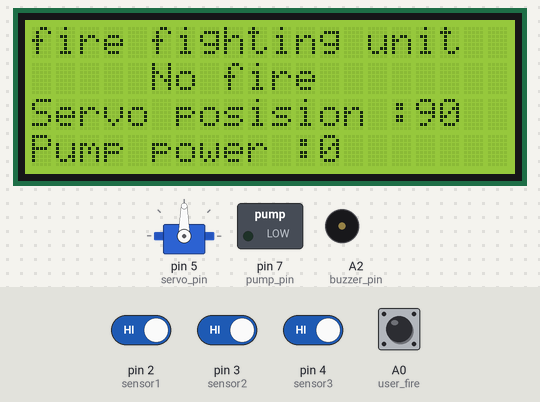
The sketch below on a simulated Arduino Uno, built with avr-gcc and run on an emulated ATmega328P. On the bench: 20×4 character LCD, servo, switched loads named in the sketch (green lamp = pin HIGH), buzzer (waves = sounding, pin HIGH). Inputs (shaded band) come from the test bench; at power-on: A0 (user_fire), pin 2 (sensor1), pin 3 (sensor2), pin 4 (sensor3) HIGH.

Above: at 1.2 s.
1.3 s: pin 2 (sensor1) driven LOW
At 2.7 s:
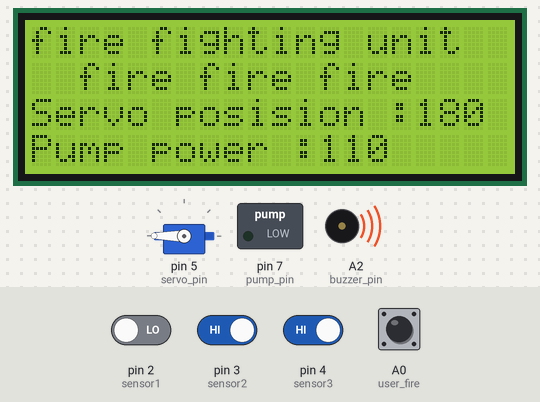
3.0 s: pin 2 (sensor1) driven HIGH
At 4.1 s:
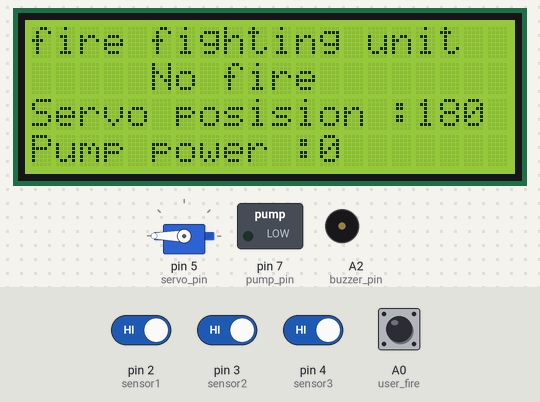
4.7 s: pin 3 (sensor2) driven LOW
At 5.4 s:
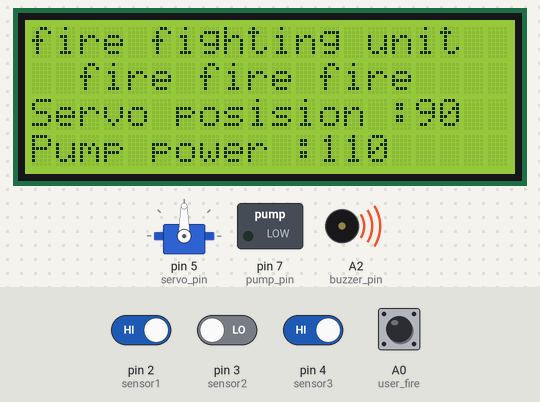
6.3 s: pin 3 (sensor2) driven HIGH
At 6.8 s:
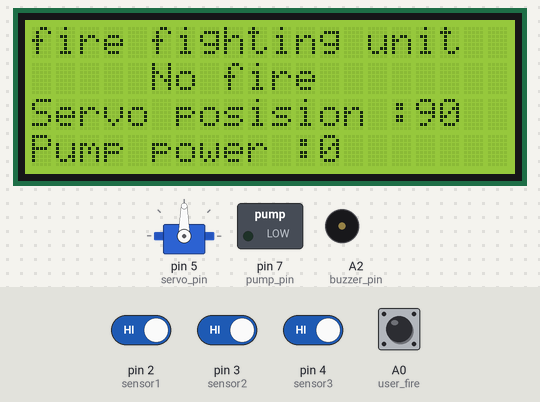
7.9 s: pin 4 (sensor3) driven LOW
At 9.2 s:
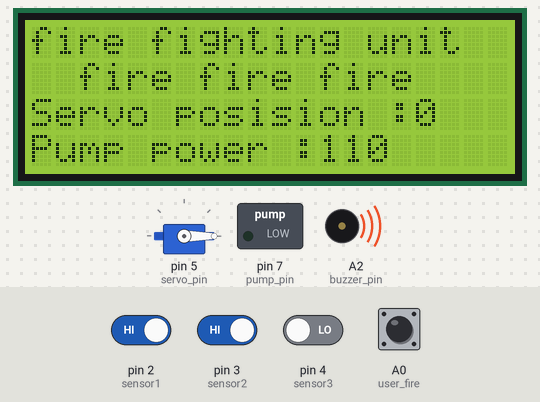
9.5 s: pin 4 (sensor3) driven HIGH
At 10.6 s:
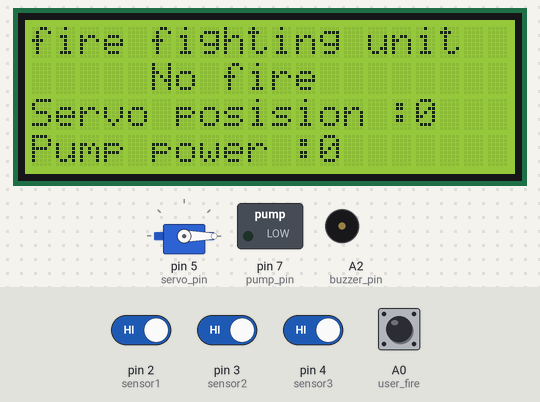
Timing chart, 0 to 12.1 s (numbered marks = the images above; inputs shaded):
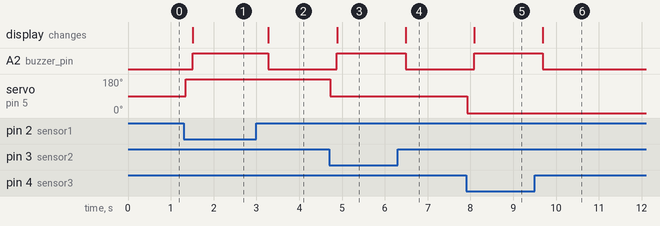

Measured:
- after the input at 1.3 s, A2 (buzzer_pin): LOW → HIGH after 0.21 s; servo on pin 5 (servo_pin): 90° → 180° after 0.05 s; the display: changes after 0.21 s (image 1)
- after the input at 3.0 s, A2 (buzzer_pin): HIGH → LOW after 0.28 s; the display: changes after 0.28 s (image 2)
- after the input at 4.7 s, A2 (buzzer_pin): LOW → HIGH after 0.18 s; servo on pin 5 (servo_pin): 180° → 90° at once; the display: changes after 0.18 s (image 3)
- after the input at 6.3 s, A2 (buzzer_pin): HIGH → LOW after 0.18 s; the display: changes after 0.19 s (image 4)
- after the input at 7.9 s, A2 (buzzer_pin): LOW → HIGH after 0.18 s; servo on pin 5 (servo_pin): 90° → 0° at once; the display: changes after 0.19 s (image 5)
- after the input at 9.5 s, A2 (buzzer_pin): HIGH → LOW after 0.19 s; the display: changes after 0.19 s (image 6)

The sketch:

fire_fighting.ino
```cpp
#include <LiquidCrystal.h>
#include <Servo.h>
#define conPower 110
unsigned char  servo_pin = 5;
unsigned char  sensor1 = 2;
unsigned char  sensor2 = 3;
unsigned char  sensor3 = 4;

unsigned char  fire_flag = 0;
unsigned char  buzzer_pin = A2;
int  servo_degrees = 90;
int  pump_power = 0 ;
//int  pump_enaple = 6;
unsigned char  pump_pin = 7;
unsigned char  user_fire = 14 ;
unsigned char  servo_pos[3] = {180, 90, 0};


const int rs = 8, en = 9, d4 = 10, d5 = 11, d6 = 12, d7 = 13;
LiquidCrystal lcd(rs, en, d4, d5, d6, d7);
Servo myservo;

int x, y, z, u; //digital values for the sensors & user inputs
void setup() {
  lcd.begin(20, 4);

  pinMode(sensor1, INPUT);
  pinMode(sensor2, INPUT);
  pinMode(sensor3, INPUT);
  //pinMode(pump_enaple, INPUT);
  pinMode(buzzer_pin, OUTPUT);
  pinMode(user_fire , INPUT); //pin
  pinMode(A0, INPUT);
  pinMode(A1, INPUT);
  myservo.attach(servo_pin);
  servo_degrees = 90;
  setServo(servo_degrees); //initializing servo

}

void loop()
{
  lcdUpdate();
  cheakSensors ();
  fight ();
  delay(50);
}


void lcdUpdate()
{
  lcd.setCursor(0, 0);
  lcd.print("fire fighting unit");

  if (fire_flag == 0)
  {
    lcd.setCursor(0, 1);
    lcd.print("     No fire     ");
    digitalWrite(buzzer_pin, LOW);
    digitalWrite(pump_pin, LOW);
  }
  else
  {
    lcd.setCursor(0, 1);
    lcd.print("  fire fire fire");
    digitalWrite(buzzer_pin, HIGH);
  }
  lcd.setCursor(0, 2);
  lcd.print("Servo posision :");
  lcd.print(servo_degrees);
  lcd.print("   ");
  lcd.setCursor(0, 3);
  lcd.print("Pump power :");
  lcd.print(pump_power);
  lcd.print("   ");

}
void cheakSensors ()//works fine
{
  x = digitalRead (sensor1);
  y = digitalRead (sensor2);
  z = digitalRead (sensor3);
  u = digitalRead (user_fire);
  if (x == 0 ||  y == 0  ||  z == 0  ||  u == 0)
  {
    fire_flag = 1 ;
  }
  else
  {
    fire_flag = 0 ;
  }
}

void cheakUser()
{
  servo_degrees = map( analogRead(A0), 0, 1023, 0, 180);
  pump_power = map( analogRead(A1), 0, 1023, 90, 255);
}

void fight ()
{
  if (x == 0)
  {
    servo_degrees = servo_pos[0];
    pump_power = conPower;
  }
  else if (y == 0)
  {
    servo_degrees = servo_pos[1];
    pump_power = conPower;
  }
  else if (z == 0)
  {
    servo_degrees = servo_pos[2];
    pump_power = conPower;
  }
  else if (u == 0)
  {
    cheakUser();
    setServo(servo_degrees);
    setPump(pump_power);
    //lcd new instructions
  }
  else
  {
    pump_power = 0;
  }
  setServo(servo_degrees);
  setPump(pump_power);
  delay(100);
}

void setServo ( int deg)
{
  myservo.write(deg);
}
void setPump(int power)
{
  analogWrite(pump_pin, power);
}

/*void sweepServo ()
{
  int pos ;
  pos = myservo.read();
  for (int i = 0 ; i < 10 ; i++ )
  {
    myservo.write(pos - i);
    delay(5);
  }
  for (int i = 0 ; i < 20 ; i++ )
  {
    myservo.write(pos + i);
    delay(5);
  }
  for (int i = 0 ; i < 10 ; i++ )
  {
    myservo.write(pos - i);
    delay(5);
  }
}

void sweepWater ()
{
  int x = pump_power ;
  for (int i = 0; i < 10; i++)
  {
    for (int j = 0; j < 20; j++ )
    {
      analogWrite(pump_pin, x - 10 + j);
    }
  }

}*/
/*void pumpEnable ()
  {

  }*/
```
